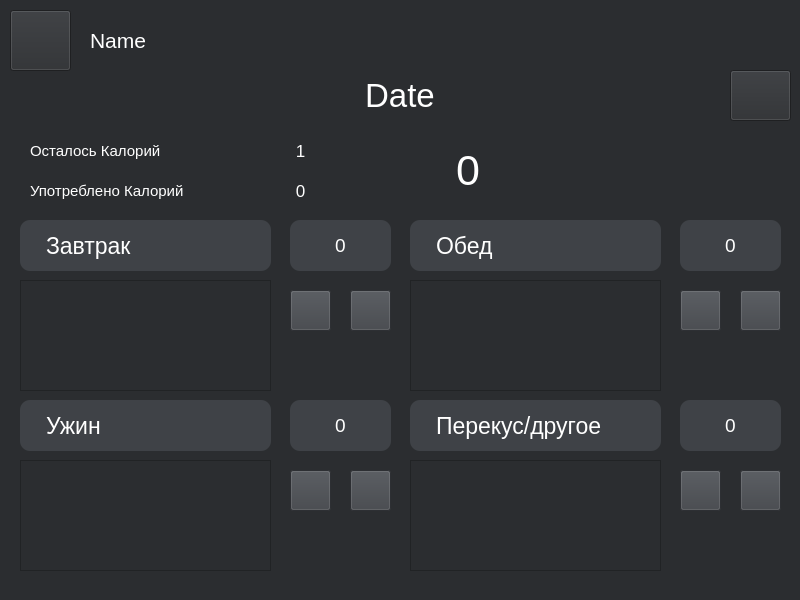
<?xml version="1.0" encoding="UTF-8"?>
<ui version="4.0">
 <class>MainWindow</class>
 <widget class="QMainWindow" name="MainWindow">
  <property name="geometry">
   <rect>
    <x>0</x>
    <y>0</y>
    <width>800</width>
    <height>600</height>
   </rect>
  </property>
  <property name="minimumSize">
   <size>
    <width>800</width>
    <height>600</height>
   </size>
  </property>
  <property name="maximumSize">
   <size>
    <width>800</width>
    <height>600</height>
   </size>
  </property>
  <property name="windowTitle">
   <string>MainWindow</string>
  </property>
  <property name="windowIcon">
   <iconset>
    <normaloff>../images/calories-calculator.png</normaloff>../images/calories-calculator.png</iconset>
  </property>
  <property name="styleSheet">
   <string notr="true">background-color: #2B2D30;</string>
  </property>
  <widget class="QWidget" name="centralwidget">
   <widget class="QLabel" name="user_name">
    <property name="geometry">
     <rect>
      <x>90</x>
      <y>20</y>
      <width>201</width>
      <height>41</height>
     </rect>
    </property>
    <property name="font">
     <font>
      <pointsize>16</pointsize>
     </font>
    </property>
    <property name="styleSheet">
     <string notr="true">color: rgb(255, 255, 255);</string>
    </property>
    <property name="text">
     <string>Name</string>
    </property>
    <property name="alignment">
     <set>Qt::AlignLeading|Qt::AlignLeft|Qt::AlignVCenter</set>
    </property>
   </widget>
   <widget class="QLabel" name="label_3">
    <property name="geometry">
     <rect>
      <x>20</x>
      <y>220</y>
      <width>251</width>
      <height>51</height>
     </rect>
    </property>
    <property name="font">
     <font>
      <pointsize>17</pointsize>
     </font>
    </property>
    <property name="styleSheet">
     <string notr="true">color: rgb(255, 255, 255);
border-radius: 10px;
background-color: #3F4247;
padding-left: 20px;</string>
    </property>
    <property name="text">
     <string>Завтрак</string>
    </property>
   </widget>
   <widget class="QPushButton" name="BreakfastButton">
    <property name="geometry">
     <rect>
      <x>290</x>
      <y>290</y>
      <width>41</width>
      <height>41</height>
     </rect>
    </property>
    <property name="font">
     <font>
      <pointsize>10</pointsize>
     </font>
    </property>
    <property name="styleSheet">
     <string notr="true">color: rgb(255, 255, 255);
background-color: #3F4247;</string>
    </property>
    <property name="text">
     <string/>
    </property>
    <property name="icon">
     <iconset>
      <normaloff>../images/plus.png</normaloff>
      <selectedon>../plus.png</selectedon>../images/plus.png</iconset>
    </property>
    <property name="iconSize">
     <size>
      <width>50</width>
      <height>50</height>
     </size>
    </property>
    <attribute name="buttonGroup">
     <string notr="true">add_kcal_buttons</string>
    </attribute>
   </widget>
   <widget class="QLabel" name="label_4">
    <property name="geometry">
     <rect>
      <x>180</x>
      <y>220</y>
      <width>81</width>
      <height>51</height>
     </rect>
    </property>
    <property name="styleSheet">
     <string notr="true">background-color: #3F4247;</string>
    </property>
    <property name="text">
     <string/>
    </property>
    <property name="pixmap">
     <pixmap>../images/sunrise.png</pixmap>
    </property>
    <property name="alignment">
     <set>Qt::AlignCenter</set>
    </property>
   </widget>
   <widget class="QLabel" name="label_6">
    <property name="geometry">
     <rect>
      <x>410</x>
      <y>220</y>
      <width>251</width>
      <height>51</height>
     </rect>
    </property>
    <property name="font">
     <font>
      <pointsize>17</pointsize>
     </font>
    </property>
    <property name="styleSheet">
     <string notr="true">color: rgb(255, 255, 255);
border-radius: 10px;
background-color: #3F4247;
padding-left: 20px;</string>
    </property>
    <property name="text">
     <string>Обед</string>
    </property>
   </widget>
   <widget class="QPushButton" name="DinnerButton">
    <property name="geometry">
     <rect>
      <x>680</x>
      <y>290</y>
      <width>41</width>
      <height>41</height>
     </rect>
    </property>
    <property name="font">
     <font>
      <pointsize>10</pointsize>
     </font>
    </property>
    <property name="styleSheet">
     <string notr="true">color: rgb(255, 255, 255);
background-color: #3F4247;</string>
    </property>
    <property name="text">
     <string/>
    </property>
    <property name="icon">
     <iconset>
      <normaloff>../images/plus.png</normaloff>
      <selectedon>../plus.png</selectedon>../images/plus.png</iconset>
    </property>
    <property name="iconSize">
     <size>
      <width>50</width>
      <height>50</height>
     </size>
    </property>
    <attribute name="buttonGroup">
     <string notr="true">add_kcal_buttons</string>
    </attribute>
   </widget>
   <widget class="QLabel" name="label_8">
    <property name="geometry">
     <rect>
      <x>20</x>
      <y>400</y>
      <width>251</width>
      <height>51</height>
     </rect>
    </property>
    <property name="font">
     <font>
      <pointsize>17</pointsize>
     </font>
    </property>
    <property name="styleSheet">
     <string notr="true">color: rgb(255, 255, 255);
border-radius: 10px;
background-color: #3F4247;
padding-left: 20px;</string>
    </property>
    <property name="text">
     <string>Ужин</string>
    </property>
   </widget>
   <widget class="QPushButton" name="SupperButton">
    <property name="geometry">
     <rect>
      <x>290</x>
      <y>470</y>
      <width>41</width>
      <height>41</height>
     </rect>
    </property>
    <property name="font">
     <font>
      <pointsize>10</pointsize>
     </font>
    </property>
    <property name="styleSheet">
     <string notr="true">color: rgb(255, 255, 255);
background-color: #3F4247;</string>
    </property>
    <property name="text">
     <string/>
    </property>
    <property name="icon">
     <iconset>
      <normaloff>../images/plus.png</normaloff>
      <selectedon>../plus.png</selectedon>../images/plus.png</iconset>
    </property>
    <property name="iconSize">
     <size>
      <width>50</width>
      <height>50</height>
     </size>
    </property>
    <attribute name="buttonGroup">
     <string notr="true">add_kcal_buttons</string>
    </attribute>
   </widget>
   <widget class="QLabel" name="label_10">
    <property name="geometry">
     <rect>
      <x>410</x>
      <y>400</y>
      <width>251</width>
      <height>51</height>
     </rect>
    </property>
    <property name="font">
     <font>
      <pointsize>17</pointsize>
     </font>
    </property>
    <property name="styleSheet">
     <string notr="true">color: rgb(255, 255, 255);
border-radius: 10px;
background-color: #3F4247;
padding-left: 20px;</string>
    </property>
    <property name="text">
     <string>Перекус/другое</string>
    </property>
   </widget>
   <widget class="QPushButton" name="OtherButton">
    <property name="geometry">
     <rect>
      <x>680</x>
      <y>470</y>
      <width>41</width>
      <height>41</height>
     </rect>
    </property>
    <property name="font">
     <font>
      <pointsize>10</pointsize>
     </font>
    </property>
    <property name="styleSheet">
     <string notr="true">color: rgb(255, 255, 255);
background-color: #3F4247;</string>
    </property>
    <property name="text">
     <string/>
    </property>
    <property name="icon">
     <iconset>
      <normaloff>../images/plus.png</normaloff>
      <selectedon>../plus.png</selectedon>../images/plus.png</iconset>
    </property>
    <property name="iconSize">
     <size>
      <width>50</width>
      <height>50</height>
     </size>
    </property>
    <attribute name="buttonGroup">
     <string notr="true">add_kcal_buttons</string>
    </attribute>
   </widget>
   <widget class="QLabel" name="label_11">
    <property name="geometry">
     <rect>
      <x>570</x>
      <y>220</y>
      <width>81</width>
      <height>51</height>
     </rect>
    </property>
    <property name="styleSheet">
     <string notr="true">background-color: #3F4247;</string>
    </property>
    <property name="text">
     <string/>
    </property>
    <property name="pixmap">
     <pixmap>../images/contrast.png</pixmap>
    </property>
    <property name="alignment">
     <set>Qt::AlignCenter</set>
    </property>
   </widget>
   <widget class="QLabel" name="label_12">
    <property name="geometry">
     <rect>
      <x>180</x>
      <y>400</y>
      <width>81</width>
      <height>51</height>
     </rect>
    </property>
    <property name="styleSheet">
     <string notr="true">background-color: #3F4247;</string>
    </property>
    <property name="text">
     <string/>
    </property>
    <property name="pixmap">
     <pixmap>../images/sunset.png</pixmap>
    </property>
    <property name="alignment">
     <set>Qt::AlignCenter</set>
    </property>
   </widget>
   <widget class="QLabel" name="label_13">
    <property name="geometry">
     <rect>
      <x>610</x>
      <y>400</y>
      <width>41</width>
      <height>51</height>
     </rect>
    </property>
    <property name="styleSheet">
     <string notr="true">background-color: #3F4247;</string>
    </property>
    <property name="text">
     <string/>
    </property>
    <property name="pixmap">
     <pixmap>../images/moon.png</pixmap>
    </property>
    <property name="alignment">
     <set>Qt::AlignCenter</set>
    </property>
   </widget>
   <widget class="QLabel" name="date">
    <property name="geometry">
     <rect>
      <x>0</x>
      <y>70</y>
      <width>800</width>
      <height>51</height>
     </rect>
    </property>
    <property name="font">
     <font>
      <pointsize>25</pointsize>
     </font>
    </property>
    <property name="styleSheet">
     <string notr="true">color: rgb(255, 255, 255);</string>
    </property>
    <property name="text">
     <string>Date</string>
    </property>
    <property name="alignment">
     <set>Qt::AlignCenter</set>
    </property>
   </widget>
   <widget class="QLabel" name="breakfast_kcal">
    <property name="geometry">
     <rect>
      <x>290</x>
      <y>220</y>
      <width>101</width>
      <height>51</height>
     </rect>
    </property>
    <property name="font">
     <font>
      <pointsize>14</pointsize>
     </font>
    </property>
    <property name="styleSheet">
     <string notr="true">color: rgb(255, 255, 255);
border-radius: 10px;
background-color: #3F4247;</string>
    </property>
    <property name="text">
     <string>0</string>
    </property>
    <property name="alignment">
     <set>Qt::AlignCenter</set>
    </property>
   </widget>
   <widget class="QLabel" name="dinner_kcal">
    <property name="geometry">
     <rect>
      <x>680</x>
      <y>220</y>
      <width>101</width>
      <height>51</height>
     </rect>
    </property>
    <property name="font">
     <font>
      <pointsize>14</pointsize>
     </font>
    </property>
    <property name="styleSheet">
     <string notr="true">color: rgb(255, 255, 255);
border-radius: 10px;
background-color: #3F4247;</string>
    </property>
    <property name="text">
     <string>0</string>
    </property>
    <property name="alignment">
     <set>Qt::AlignCenter</set>
    </property>
   </widget>
   <widget class="QLabel" name="supper_kcal">
    <property name="geometry">
     <rect>
      <x>290</x>
      <y>400</y>
      <width>101</width>
      <height>51</height>
     </rect>
    </property>
    <property name="font">
     <font>
      <pointsize>14</pointsize>
     </font>
    </property>
    <property name="styleSheet">
     <string notr="true">color: rgb(255, 255, 255);
border-radius: 10px;
background-color: #3F4247;</string>
    </property>
    <property name="text">
     <string>0</string>
    </property>
    <property name="alignment">
     <set>Qt::AlignCenter</set>
    </property>
   </widget>
   <widget class="QLabel" name="other_kcal">
    <property name="geometry">
     <rect>
      <x>680</x>
      <y>400</y>
      <width>101</width>
      <height>51</height>
     </rect>
    </property>
    <property name="font">
     <font>
      <pointsize>14</pointsize>
     </font>
    </property>
    <property name="styleSheet">
     <string notr="true">color: rgb(255, 255, 255);
border-radius: 10px;
background-color: #3F4247;</string>
    </property>
    <property name="text">
     <string>0</string>
    </property>
    <property name="alignment">
     <set>Qt::AlignCenter</set>
    </property>
   </widget>
   <widget class="QLabel" name="label_19">
    <property name="geometry">
     <rect>
      <x>30</x>
      <y>140</y>
      <width>181</width>
      <height>21</height>
     </rect>
    </property>
    <property name="font">
     <font>
      <pointsize>11</pointsize>
     </font>
    </property>
    <property name="styleSheet">
     <string notr="true">color: rgb(255, 255, 255);</string>
    </property>
    <property name="text">
     <string>Осталось Калорий</string>
    </property>
    <property name="alignment">
     <set>Qt::AlignLeading|Qt::AlignLeft|Qt::AlignVCenter</set>
    </property>
   </widget>
   <widget class="QLabel" name="label_20">
    <property name="geometry">
     <rect>
      <x>30</x>
      <y>180</y>
      <width>181</width>
      <height>21</height>
     </rect>
    </property>
    <property name="font">
     <font>
      <pointsize>11</pointsize>
     </font>
    </property>
    <property name="styleSheet">
     <string notr="true">color: rgb(255, 255, 255);</string>
    </property>
    <property name="text">
     <string>Употреблено Калорий</string>
    </property>
    <property name="alignment">
     <set>Qt::AlignLeading|Qt::AlignLeft|Qt::AlignVCenter</set>
    </property>
   </widget>
   <widget class="QLabel" name="left_kcal">
    <property name="geometry">
     <rect>
      <x>250</x>
      <y>140</y>
      <width>101</width>
      <height>21</height>
     </rect>
    </property>
    <property name="font">
     <font>
      <pointsize>13</pointsize>
     </font>
    </property>
    <property name="styleSheet">
     <string notr="true">color: rgb(255, 255, 255);</string>
    </property>
    <property name="text">
     <string>1</string>
    </property>
    <property name="alignment">
     <set>Qt::AlignCenter</set>
    </property>
   </widget>
   <widget class="QLabel" name="total_kcal">
    <property name="geometry">
     <rect>
      <x>250</x>
      <y>180</y>
      <width>101</width>
      <height>21</height>
     </rect>
    </property>
    <property name="font">
     <font>
      <pointsize>13</pointsize>
     </font>
    </property>
    <property name="styleSheet">
     <string notr="true">color: rgb(255, 255, 255);</string>
    </property>
    <property name="text">
     <string>0</string>
    </property>
    <property name="alignment">
     <set>Qt::AlignCenter</set>
    </property>
   </widget>
   <widget class="QPushButton" name="ProfileButton">
    <property name="geometry">
     <rect>
      <x>10</x>
      <y>10</y>
      <width>61</width>
      <height>61</height>
     </rect>
    </property>
    <property name="text">
     <string/>
    </property>
    <property name="icon">
     <iconset>
      <normaloff>../images/user.png</normaloff>../images/user.png</iconset>
    </property>
    <property name="iconSize">
     <size>
      <width>50</width>
      <height>50</height>
     </size>
    </property>
   </widget>
   <widget class="QLabel" name="rsk_kcal">
    <property name="geometry">
     <rect>
      <x>456</x>
      <y>140</y>
      <width>151</width>
      <height>61</height>
     </rect>
    </property>
    <property name="font">
     <font>
      <pointsize>32</pointsize>
     </font>
    </property>
    <property name="styleSheet">
     <string notr="true">color: rgb(255, 255, 255);</string>
    </property>
    <property name="text">
     <string>0</string>
    </property>
    <property name="alignment">
     <set>Qt::AlignLeading|Qt::AlignLeft|Qt::AlignVCenter</set>
    </property>
   </widget>
   <widget class="QLabel" name="label">
    <property name="geometry">
     <rect>
      <x>620</x>
      <y>120</y>
      <width>151</width>
      <height>91</height>
     </rect>
    </property>
    <property name="text">
     <string/>
    </property>
    <property name="pixmap">
     <pixmap>../images/calories.png</pixmap>
    </property>
    <property name="scaledContents">
     <bool>false</bool>
    </property>
    <property name="alignment">
     <set>Qt::AlignCenter</set>
    </property>
   </widget>
   <widget class="QPushButton" name="calendarButton">
    <property name="geometry">
     <rect>
      <x>730</x>
      <y>70</y>
      <width>61</width>
      <height>51</height>
     </rect>
    </property>
    <property name="text">
     <string/>
    </property>
    <property name="icon">
     <iconset>
      <normaloff>../images/calendar.png</normaloff>../images/calendar.png</iconset>
    </property>
    <property name="iconSize">
     <size>
      <width>50</width>
      <height>50</height>
     </size>
    </property>
   </widget>
   <widget class="QListWidget" name="breakfest_list">
    <property name="enabled">
     <bool>true</bool>
    </property>
    <property name="geometry">
     <rect>
      <x>20</x>
      <y>280</y>
      <width>251</width>
      <height>111</height>
     </rect>
    </property>
    <property name="styleSheet">
     <string notr="true">color: rgb(255, 255, 255);</string>
    </property>
   </widget>
   <widget class="QListWidget" name="dinner_list">
    <property name="enabled">
     <bool>true</bool>
    </property>
    <property name="geometry">
     <rect>
      <x>410</x>
      <y>280</y>
      <width>251</width>
      <height>111</height>
     </rect>
    </property>
    <property name="styleSheet">
     <string notr="true">color: rgb(255, 255, 255);</string>
    </property>
   </widget>
   <widget class="QListWidget" name="supper_list">
    <property name="enabled">
     <bool>true</bool>
    </property>
    <property name="geometry">
     <rect>
      <x>20</x>
      <y>460</y>
      <width>251</width>
      <height>111</height>
     </rect>
    </property>
    <property name="styleSheet">
     <string notr="true">color: rgb(255, 255, 255);</string>
    </property>
   </widget>
   <widget class="QListWidget" name="other_list">
    <property name="enabled">
     <bool>true</bool>
    </property>
    <property name="geometry">
     <rect>
      <x>410</x>
      <y>460</y>
      <width>251</width>
      <height>111</height>
     </rect>
    </property>
    <property name="styleSheet">
     <string notr="true">color: rgb(255, 255, 255);</string>
    </property>
   </widget>
   <widget class="QPushButton" name="BreakfastButton_2">
    <property name="geometry">
     <rect>
      <x>350</x>
      <y>290</y>
      <width>41</width>
      <height>41</height>
     </rect>
    </property>
    <property name="font">
     <font>
      <pointsize>10</pointsize>
     </font>
    </property>
    <property name="styleSheet">
     <string notr="true">color: rgb(255, 255, 255);
background-color: #3F4247;</string>
    </property>
    <property name="text">
     <string/>
    </property>
    <property name="icon">
     <iconset>
      <normaloff>../images/minus.png</normaloff>../images/minus.png</iconset>
    </property>
    <property name="iconSize">
     <size>
      <width>50</width>
      <height>50</height>
     </size>
    </property>
    <attribute name="buttonGroup">
     <string notr="true">delete_buttons</string>
    </attribute>
   </widget>
   <widget class="QPushButton" name="BreakfastButton_3">
    <property name="geometry">
     <rect>
      <x>350</x>
      <y>470</y>
      <width>41</width>
      <height>41</height>
     </rect>
    </property>
    <property name="font">
     <font>
      <pointsize>10</pointsize>
     </font>
    </property>
    <property name="styleSheet">
     <string notr="true">color: rgb(255, 255, 255);
background-color: #3F4247;</string>
    </property>
    <property name="text">
     <string/>
    </property>
    <property name="icon">
     <iconset>
      <normaloff>../images/minus.png</normaloff>../images/minus.png</iconset>
    </property>
    <property name="iconSize">
     <size>
      <width>50</width>
      <height>50</height>
     </size>
    </property>
    <attribute name="buttonGroup">
     <string notr="true">delete_buttons</string>
    </attribute>
   </widget>
   <widget class="QPushButton" name="BreakfastButton_4">
    <property name="geometry">
     <rect>
      <x>740</x>
      <y>290</y>
      <width>41</width>
      <height>41</height>
     </rect>
    </property>
    <property name="font">
     <font>
      <pointsize>10</pointsize>
     </font>
    </property>
    <property name="styleSheet">
     <string notr="true">color: rgb(255, 255, 255);
background-color: #3F4247;</string>
    </property>
    <property name="text">
     <string/>
    </property>
    <property name="icon">
     <iconset>
      <normaloff>../images/minus.png</normaloff>../images/minus.png</iconset>
    </property>
    <property name="iconSize">
     <size>
      <width>50</width>
      <height>50</height>
     </size>
    </property>
    <attribute name="buttonGroup">
     <string notr="true">delete_buttons</string>
    </attribute>
   </widget>
   <widget class="QPushButton" name="BreakfastButton_5">
    <property name="geometry">
     <rect>
      <x>740</x>
      <y>470</y>
      <width>41</width>
      <height>41</height>
     </rect>
    </property>
    <property name="font">
     <font>
      <pointsize>10</pointsize>
     </font>
    </property>
    <property name="styleSheet">
     <string notr="true">color: rgb(255, 255, 255);
background-color: #3F4247;</string>
    </property>
    <property name="text">
     <string/>
    </property>
    <property name="icon">
     <iconset>
      <normaloff>../images/minus.png</normaloff>../images/minus.png</iconset>
    </property>
    <property name="iconSize">
     <size>
      <width>50</width>
      <height>50</height>
     </size>
    </property>
    <attribute name="buttonGroup">
     <string notr="true">delete_buttons</string>
    </attribute>
   </widget>
  </widget>
  <widget class="QStatusBar" name="statusbar"/>
 </widget>
 <resources/>
 <connections/>
 <buttongroups>
  <buttongroup name="add_kcal_buttons"/>
  <buttongroup name="delete_buttons"/>
 </buttongroups>
</ui>
